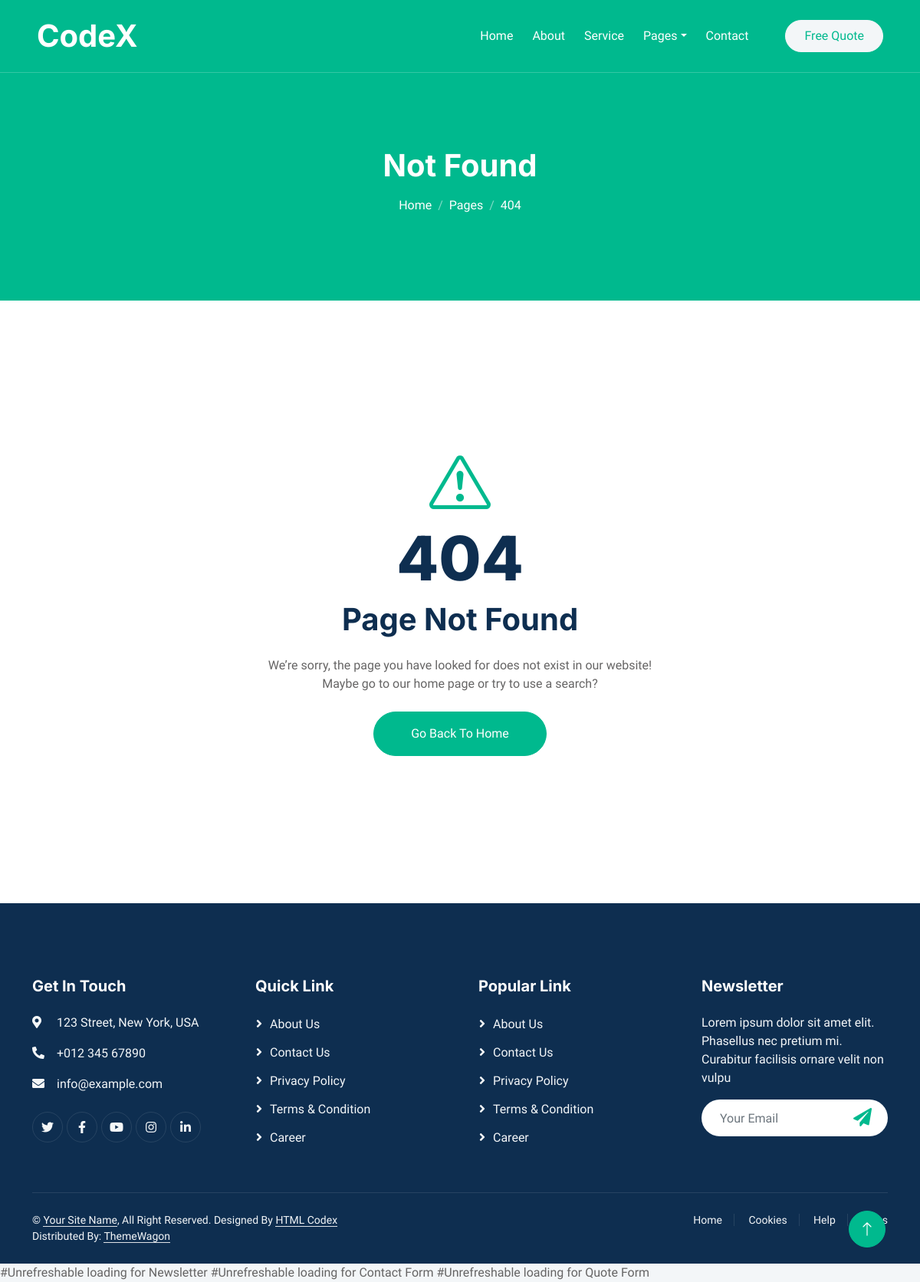
Screenshot of /404 with the database file from the repository.
### Site/models.py (models this page shows)
class Site_Info(models.Model):
    section_testimonial_title = models.CharField(max_length=255)
    section_banner_title = models.CharField(max_length=255)
    section_about_title = models.CharField(max_length=255)
    section_features_title = models.CharField(max_length=255)
    section_team_title = models.CharField(max_length=255)
    section_service_title = models.CharField(max_length=255)
    section_started_title = models.CharField(max_length=255)
    site_logo = models.CharField(max_length=255)

### Service/models.py (models this page shows)
class Footer(models.Model):
    title = models.CharField(max_length=255)
    phone = models.CharField(max_length=30)
    address = models.CharField(max_length=255)
    email = models.EmailField(max_length=254)
    fb_link = models.URLField()
    youtude_link = models.URLField()
    twitter_link = models.URLField()
    insta_link = models.URLField()
    linked_link = models.URLField()

### Site/views.py (the view)
# urls.py: path('404', error , name='error'),
def error(request):
    section = Site_Info.objects.first()
    return render(request, 'pages/404.html', locals())

### Site/context_processor.py (called while the page is built)
def Footer_details(request):
    footer = Footer.objects.all()
    return{
        'footer': footer
    }

### templates/pages/404.html
{% extends 'base/base.html' %}
{% load static %}
{% block 'content' %}
            <div class="container-xxl bg-primary page-header">
                <div class="container text-center">
                    <h1 class="text-white animated zoomIn mb-3">Not Found</h1>
                    <nav aria-label="breadcrumb">
                        <ol class="breadcrumb justify-content-center">
                            <li class="breadcrumb-item"><a class="text-white" href="#">Home</a></li>
                            <li class="breadcrumb-item"><a class="text-white" href="#">Pages</a></li>
                            <li class="breadcrumb-item text-white active" aria-current="page">404</li>
                        </ol>
                    </nav>
                </div>
            </div>
        </div>
        <div class="container-xxl py-6 wow fadeInUp" data-wow-delay="0.1s">
            <div class="container text-center">
                <div class="row justify-content-center">
                    <div class="col-lg-6">
                        <i class="bi bi-exclamation-triangle display-1 text-primary"></i>
                        <h1 class="display-1">404</h1>
                        <h1 class="mb-4">Page Not Found</h1>
                        <p class="mb-4">We’re sorry, the page you have looked for does not exist in our website! Maybe go to our home page or try to use a search?</p>
                        <a class="btn btn-primary rounded-pill py-3 px-5" href="">Go Back To Home</a>
                    </div>
                </div>
            </div>
        </div>
{% endblock 'content' %}

### templates/base/base.html (shortened to what this page needs)
{% load static %}
<!DOCTYPE html>
<html lang="en">
<head>
    <link href="https://cdnjs.cloudflare.com/ajax/libs/font-awesome/5.10.0/css/all.min.css" rel="stylesheet">
    <link href="https://cdn.jsdelivr.net/npm/bootstrap-icons@1.4.1/font/bootstrap-icons.css" rel="stylesheet">
    <link href=" {% static 'assets/lib/animate/animate.min.css' %}" rel="stylesheet">
    <link href="{% static 'assets/lib/owlcarousel/assets/owl.carousel.min.css' %}" rel="stylesheet">
    <link href="{% static 'assets/css/bootstrap.min.css' %}" rel="stylesheet">
    <link href="{% static 'assets/css/style.css' %}" rel="stylesheet">
    <link rel="stylesheet" type="text/css" href="//unpkg.com/swagger-ui-dist@3/swagger-ui.css" />
</head>
<body>
    <div class="container-xxl bg-white p-0">
        <div class="container-xxl position-relative p-0">
            <nav class="navbar navbar-expand-lg navbar-light px-4 px-lg-5 py-3 py-lg-0">
                <a href="{% url 'index' %}" class="navbar-brand p-0">
                    <h1 class="m-0">{{section.site_logo}}</h1>
                </a>
                <div class="collapse navbar-collapse" id="navbarCollapse">
                    <div class="navbar-nav ms-auto py-0">
                        <a href="{% url 'index' %}" class="nav-item nav-link {% if request.path == '/' %} active {% endif %}">Home</a>
                        <a href="{% url 'about' %}" class="nav-item nav-link {% if request.path == '/about' %} active {% endif %}">About</a>
                        <a href="{% url 'service' %} " class="nav-item nav-link {% if request.path == '/service' %} active {% endif %}">Service</a>
                        <div class="nav-item dropdown">
                            <a href="#" class="nav-link dropdown-toggle" data-bs-toggle="dropdown">Pages</a>
                        </div>
                        <a href=" {% url 'contact' %}" class="nav-item nav-link {% if request.path == '/contact' %} active {% endif %}">Contact</a>
                    </div>
                    <a href="" class="btn btn-light rounded-pill text-primary py-2 px-4 ms-lg-5">Free Quote</a>
                </div>
            </nav>
    {% block 'content' %}
    {% endblock 'content' %}
        <div class="container-fluid bg-dark text-light footer pt-5 wow fadeIn" data-wow-delay="0.1s" style="margin-top: 6rem;">
            <div class="container py-5">
                <div class="row g-5">
                    {% for item in footer %}
                    <div class="col-md-6 col-lg-3">
                            <h5 class="text-white mb-4">{{ item.title }}</h5>
                            <p><i class="fa fa-map-marker-alt me-3"></i> {{ item.address }}</p>
                            <p><i class="fa fa-phone-alt me-3"></i>{{ item.phone }}</p>
                            <p><i class="fa fa-envelope me-3"></i>{{ item.email }}</p>
                            <div class="d-flex pt-2">
                                <a class="btn btn-outline-light btn-social" href="{{item.twitter_link}}"><i class="fab fa-twitter"></i></a>
                                <a class="btn btn-outline-light btn-social" href="{{item.fb_link}}"><i class="fab fa-facebook-f"></i></a>
                                <a class="btn btn-outline-light btn-social" href="{{item.youtude_link}}"><i class="fab fa-youtube"></i></a>
                                <a class="btn btn-outline-light btn-social" href="{{item.insta_link}}"><i class="fab fa-instagram"></i></a>
                                <a class="btn btn-outline-light btn-social" href="{{item.linked_link}}"><i class="fab fa-linkedin-in"></i></a>
                            </div>
                        </div>
                    {% endfor %}
                    <div class="col-md-6 col-lg-3">
                        <h5 class="text-white mb-4">Quick Link</h5>
                        <a class="btn btn-link" href="">About Us</a>
                        <a class="btn btn-link" href="">Contact Us</a>
                        <a class="btn btn-link" href="">Privacy Policy</a>
                        <a class="btn btn-link" href="">Terms & Condition</a>
                        <a class="btn btn-link" href="">Career</a>
                    </div>
                    <div class="col-md-6 col-lg-3">
                        <h5 class="text-white mb-4">Popular Link</h5>
                        <a class="btn btn-link" href="">About Us</a>
                        <a class="btn btn-link" href="">Contact Us</a>
                        <a class="btn btn-link" href="">Privacy Policy</a>
                        <a class="btn btn-link" href="">Terms & Condition</a>
                        <a class="btn btn-link" href="">Career</a>
                    </div>
                    <div class="col-md-6 col-lg-3">
                        <h5 class="text-white mb-4">Newsletter</h5>
                        <p>Lorem ipsum dolor sit amet elit. Phasellus nec pretium mi. Curabitur facilisis ornare velit non vulpu</p>
                        <div class="position-relative w-100 mt-3">
                            <input class="form-control border-0 rounded-pill w-100 ps-4 pe-5" type="text" placeholder="Your Email" style="height: 48px;">
                            <button type="button" class="btn shadow-none position-absolute top-0 end-0 mt-1 me-2"><i class="fa fa-paper-plane text-primary fs-4"></i></button>
                        </div>
                    </div>
                </div>
            </div>
            <div class="container">
                <div class="copyright">
                    <div class="row">
                        <div class="col-md-6 text-center text-md-start mb-3 mb-md-0">
                            &copy; <a class="border-bottom" href="#">Your Site Name</a>, All Right Reserved.
							Designed By <a class="border-bottom" href="https://htmlcodex.com">HTML Codex</a>
                            <br>Distributed By: <a class="border-bottom" href="https://themewagon.com" target="_blank">ThemeWagon</a>
                        </div>
                        <div class="col-md-6 text-center text-md-end">
                            <div class="footer-menu">
                                <a href="">Home</a>
                                <a href="">Cookies</a>
                                <a href="">Help</a>
                                <a href="">FQAs</a>
                            </div>
                        </div>
                    </div>
                </div>
            </div>
        </div>
        <a href="#" class="btn btn-lg btn-primary btn-lg-square back-to-top"><i class="bi bi-arrow-up"></i></a>
    </div>
    #Unrefreshable loading for Newsletter
#Unrefreshable loading for Contact Form
#Unrefreshable loading for Quote Form
</body>
</html>

### static/assets/css/style.css (style rules this page uses)
:root { --primary: #00B98E; --light: #F3F6F8; --dark: #0E2E50; }
.back-to-top { position: fixed; display: none; right: 45px; bottom: 45px; z-index: 99; }
.py-6 { padding-top: 6rem; padding-bottom: 6rem; }
.btn { font-weight: 500; transition: .5s; }
.btn.btn-primary, .btn.btn-outline-primary:hover { color: #FFFFFF; }
.btn-lg-square { width: 48px; height: 48px; }
.btn-square, .btn-sm-square, .btn-lg-square { padding: 0; display: flex; align-items: center; justify-content: center; font-weight: normal; border-radius: 50px; }
.navbar .navbar-nav .nav-link { position: relative; margin-left: 25px; padding: 35px 0; color: #FFFFFF; font-weight: 500; outline: none; transition: .5s; }
.navbar .navbar-brand h1 { color: #FFFFFF; }
@media (min-width: 992px) { .navbar { position: absolute; width: 100%; top: 0; left: 0; border-bottom: 1px solid rgba(256, 256, 256, .2); z-index: 999; } }
@media (min-width: 992px) { .navbar .navbar-nav .nav-link::before { position: absolute; content: ""; width: 100%; height: 2px; bottom: 10px; left: 0; background: #FFFFFF; opacity: 0; transition: .5s; } }
.page-header { margin-bottom: 6rem; padding: 12rem 0 6rem 0; }
.page-header .breadcrumb-item+.breadcrumb-item::before { color: rgba(256, 256, 256, .5); }
.footer .btn.btn-social { margin-right: 5px; width: 40px; height: 40px; display: flex; align-items: center; justify-content: center; color: var(--light); border: 1px solid rgba(256, 256, 256, .1); border-radius: 40px; transition: .3s; }
.footer .btn.btn-link { display: block; margin-bottom: 10px; padding: 0; text-align: left; color: var(--light); font-weight: normal; transition: .3s; }
.footer .btn.btn-link::before { position: relative; content: "\f105"; font-family: "Font Awesome 5 Free"; font-weight: 900; margin-right: 10px; }
.footer .copyright { padding: 25px 0; font-size: 14px; border-top: 1px solid rgba(256, 256, 256, .1); }
.footer .copyright a { color: var(--light); }
.footer .footer-menu a { margin-right: 15px; padding-right: 15px; border-right: 1px solid rgba(255, 255, 255, .1); }
.footer .footer-menu a:last-child { margin-right: 0; padding-right: 0; border-right: none; }

### rows the page displays
Site_Info: site_logo "CodeX"
Footer: title "Get In Touch", address "123 Street, New York, USA", phone "+012 345 67890", email "info@example.com"
